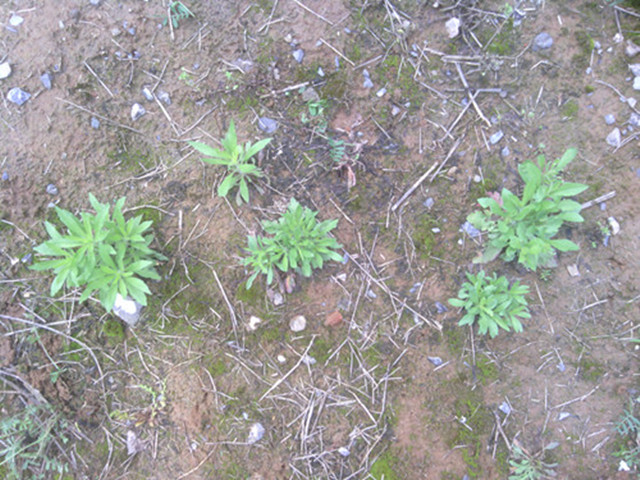
//> input picture Ta.jpg, 640 x 480 px
$ ./ZhaCao   (built with g++ and OpenCV 4)
//> lines starting //> are read from the running program, lines starting //| are printed output that depends on the picture; after the words box and inside, x2 and y2 are one past the last pixel; in counts of white or black regions, pixels touching at a corner belong together
### Fenge.h
#if !defined COLORDETECT
#define COLORDETECT

#include <opencv2/core/core.hpp>

class ColorDetector {

private:

	int minDist;

	cv::Vec3b target;

	cv::Mat result;

	cv::Mat converted;

	int getDistance(const cv::Vec3b& color) const {

		return abs(color[0] - target[0]) +
			abs(color[1] - target[1]) +
			abs(color[2] - target[2]);
	}

public:

	ColorDetector() : minDist(100) { target[0] = target[1] = target[2] = 0; }

	// [12 lines left out: functions setColorDistanceThreshold, getColorDistanceThreshold, not called in this run]

	void setTargetColor(unsigned char red,
		unsigned char green,
		unsigned char blue)
	{

		target[2] = red;
		target[1] = green;
		target[0] = blue;

	}

	// [9 lines left out: functions setTargetColor, getTargetColor, not called in this run]


	cv::Mat process(const cv::Mat &image)
	{
		result.create(image.rows, image.cols, CV_8U);

		cv::Mat_<cv::Vec3b>::const_iterator it = image.begin<cv::Vec3b>();
		cv::Mat_<cv::Vec3b>::const_iterator itend = image.end<cv::Vec3b>();
		cv::Mat_<uchar>::iterator itout = result.begin<uchar>();

		for (; it != itend; ++it, ++itout)
		{
			if (getDistance(*it) < minDist)
			{
				*itout = 255;
			}
			else
			{
				*itout = 0;
			}
		}
		return result;
	}
};

#endif

### ZhaCao.cpp
#include <iostream>
using namespace std;

#include <stdio.h>
#include <vector>
#include "cv.h"
#include "highgui.h"
#include <opencv2/core/core.hpp>
#include <opencv2/highgui/highgui.hpp>
#include <opencv2\imgproc\imgproc.hpp>

#include "Fenge.h"

int  main()
{
	//阈值分割
	ColorDetector cdetect;

	cv::Mat image = cv::imread("Ta.jpg");
//> image is the input picture: 480 rows x 640 cols, CV_8UC3; mean B, G, R 150.5, 154.7, 154.7

	cv::namedWindow("show");
	cv::imshow("show", image);

	cdetect.setTargetColor(-149, 218, -73);

	cv::namedWindow("fenge result");
	cv::imshow("fenge result", cdetect.process(image));
//> after the loop in process, `for (; it != itend; ++it, ++itout)`:
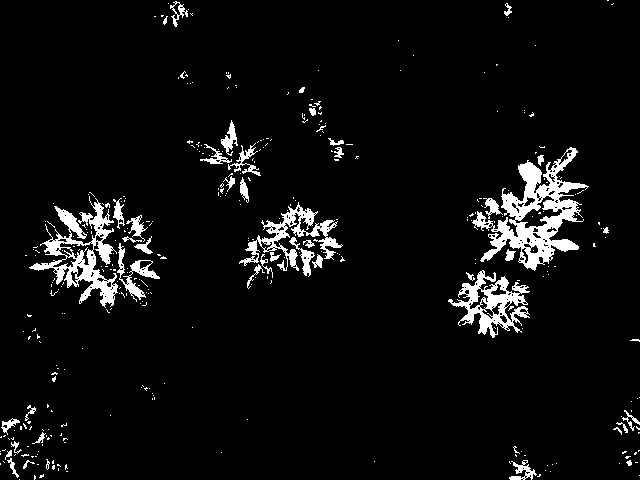
//> result: 480 rows x 640 cols, CV_8UC1; 5.6% white; 351 white regions (305 under 20 px), largest, box (x1, y1, x2, y2) and area: (472, 147, 589, 271) 4812, (29, 196, 118, 308) 3074, (448, 270, 530, 338) 2106
	cv::imwrite("fenge.jpg", cdetect.process(image));

	//中值滤波
	cv::Mat image2 = cdetect.process(image);;

	cv::Mat lbresult;
	cv::medianBlur(image2, lbresult, 7);
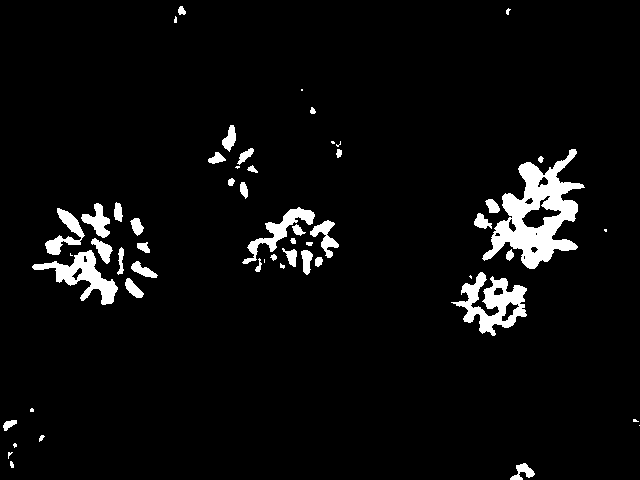
//> lbresult: 480 rows x 640 cols, CV_8UC1; 4.8% white; 55 white regions (15 under 20 px), largest, box (x1, y1, x2, y2) and area: (482, 149, 585, 269) 4985, (451, 272, 527, 336) 2124, (32, 250, 118, 305) 1588

	cv::namedWindow("Median Image");
	cv::imshow("Median Image", lbresult);
	cv::imwrite("Median.jpg", lbresult);

	//形态学处理
	cv::Mat image3 = lbresult;

	cv::Mat element3(3, 3, CV_8U, cv::Scalar(1));
	cv::Mat opened;
	cv::morphologyEx(image3, opened, cv::MORPH_OPEN, element3);
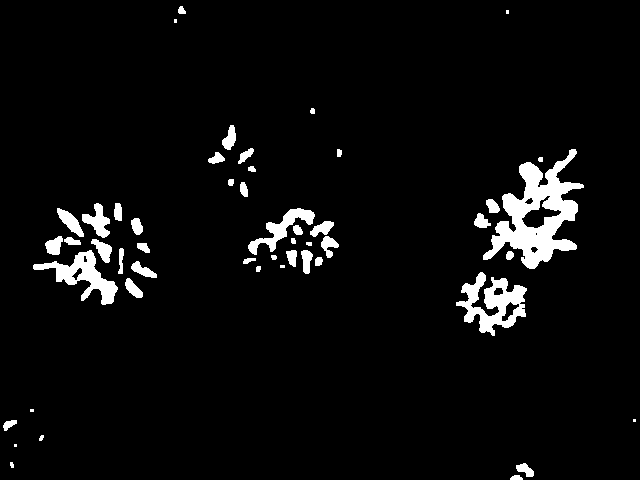
//> opened: 480 rows x 640 cols, CV_8UC1; 4.7% white; 50 white regions (6 under 20 px), largest, box (x1, y1, x2, y2) and area: (483, 149, 584, 269) 4920, (456, 272, 527, 336) 2092, (33, 250, 118, 305) 1574

	cv::namedWindow("Opened Image");
	cv::imshow("Opened Image", opened);
	cv::imwrite("open.jpg", opened);


	//边缘检测与提取
	cv::Mat image4 = opened;

	cv::Mat bianyuan;
	cv::Canny(image4, bianyuan, 10, 255);
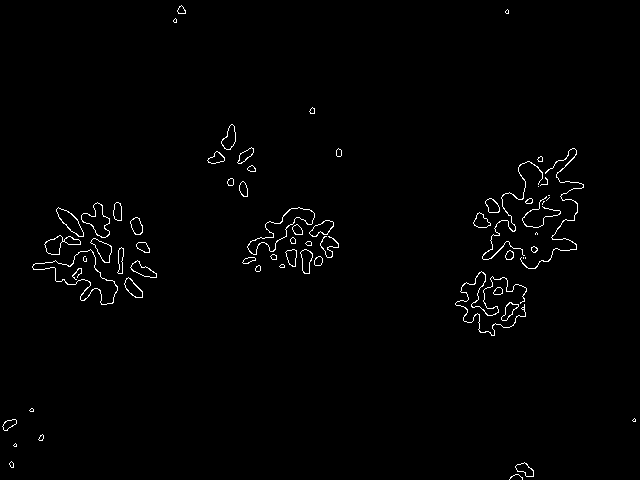
//> bianyuan: 480 rows x 640 cols, CV_8UC1; 1.2% white in thin lines or dots

	cv::namedWindow("canny Image");
	cv::imshow("canny Image", bianyuan);
	cv::imwrite("bianyuan.jpg", bianyuan);


	//矩形与质心
	cv::Mat image5 = cv::imread("bianyuan.jpg", 0);
//> image5: 480 rows x 640 cols, CV_8UC1; min 0, max 255, mean 3.1

	std::vector<std::vector<cv::Point>> contours;
	cv::findContours(image5,
		contours,
		CV_RETR_EXTERNAL,
		CV_CHAIN_APPROX_NONE);
//> contours = 269 contours, 252 with area under 20; largest, box (x1, y1, x2, y2) and area: (472, 144, 584, 272) 7482, (32, 200, 160, 312) 6372, (240, 207, 340, 280) 3906, (451, 267, 528, 336) 3068, (203, 120, 256, 200) 1099

	std::cout << "Contours: " << contours.size() << std::endl;
//| Contours: 269
	std::vector<std::vector<cv::Point>>::const_iterator itContours = contours.begin();
	for (; itContours != contours.end(); ++itContours) {

		std::cout << "Size: " << itContours->size() << std::endl;
	}
//> this loop made 269 passes
//| Size: 1
//| Size: 1
//| Size: 1
//| Size: 3
//| Size: 2
//| Size: 1
//| Size: 10
//| Size: 1
//> (output is shown up to pass 8 of 269)

	int cmin = 250;
	int number = 0;
	std::vector<std::vector<cv::Point>>::const_iterator itc = contours.begin();
	while (itc != contours.end()) {

		if (itc->size() < cmin)
		{
			itc = contours.erase(itc);
		}
		else
		{
			++itc, number++;
		}
	}
//> after the loop, contours = 5 contours; box (x1, y1, x2, y2) and area: (472, 144, 584, 272) 7482, (32, 200, 160, 312) 6372, (240, 207, 340, 280) 3906, (451, 267, 528, 336) 3068, (203, 120, 256, 200) 1099; number = 5
	std::cout << "contours number: " << number << std::endl;
//| contours number: 5

	cv::Mat result = bianyuan;
	result.setTo(cv::Scalar(0));
//> result: 480 rows x 640 cols, CV_8UC1; 1.19% of pixels changed, all inside (x1, y1, x2, y2) = (2, 5, 636, 480)
	cv::drawContours(result, contours,
		-1,
		cv::Scalar(255),
		1);
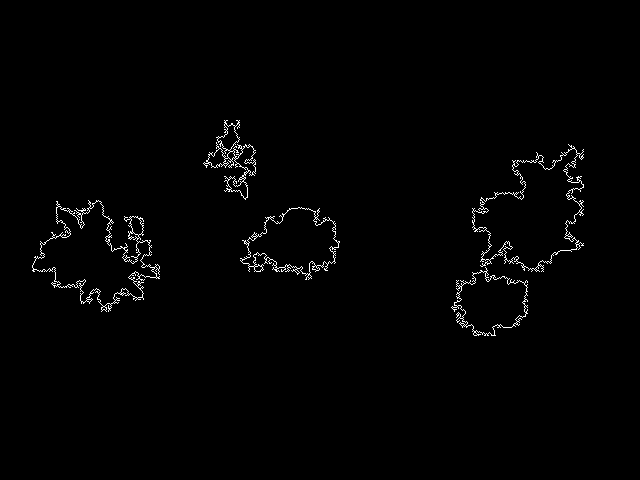
//> result: 480 rows x 640 cols, CV_8UC1; 1.2% white in thin lines or dots, all inside (x1, y1, x2, y2) = (32, 120, 584, 336)

	cv::namedWindow("descriptors");
	cv::imshow("descriptors", result);

	int i = 0;
	for (; i < number; i++)
	{
		cv::Rect ri = cv::boundingRect(cv::Mat(contours[i]));
		cv::rectangle(result, ri, cv::Scalar(255), 1);
	}
//> this loop made 5 passes
//> ri on passes 1 to 5: Rect(451, 267, 77, 69), Rect(240, 207, 100, 73), Rect(32, 200, 128, 112), Rect(472, 144, 112, 128), Rect(203, 120, 53, 80)
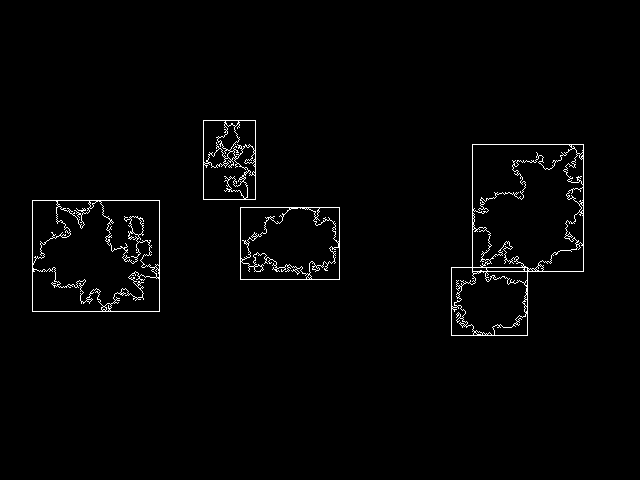
//> result: 480 rows x 640 cols, CV_8UC1; 1.7% white in thin lines or dots, all inside (x1, y1, x2, y2) = (32, 120, 584, 336)
//> after the loop, i = 5

	double a[2][100];

	int j = 0;
	itc = contours.begin();
	while (itc != contours.end()) {
		j++;
		cv::Moments mom = cv::moments(cv::Mat(*itc++));

		cv::circle(result,
			cv::Point(mom.m10 / mom.m00, mom.m01 / mom.m00),
			2, cv::Scalar(255), 2);
		std::cout << "Image Point" << j << " U: " <<
			(mom.m10 / mom.m00) << "  V: " << (mom.m01 / mom.m00) << std::endl;
		a[0][j] = mom.m10 / mom.m00; a[1][j] = mom.m01 / mom.m00;
	}
//> this loop made 5 passes
//| Image Point1 U: 491.259  V: 302.77
//| Image Point2 U: 294.66  V: 241.452
//| Image Point3 U: 93.1294  V: 256.645
//| Image Point4 U: 532.298  V: 213.908
//| Image Point5 U: 233.451  V: 157.967
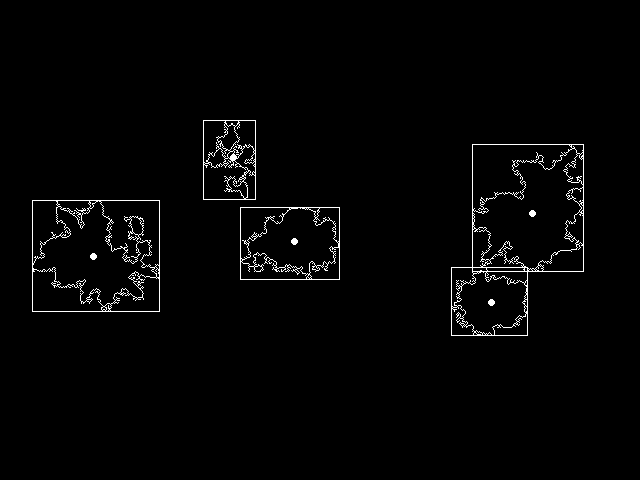
//> result: 480 rows x 640 cols, CV_8UC1; 1.8% white in thin lines or dots, all inside (x1, y1, x2, y2) = (32, 120, 584, 336)
//> after the loop, j = 5

	cv::namedWindow("Some Shape descriptors");
	cv::imshow("Some Shape descriptors", result);
	cv::imwrite("weizhi.jpg", result);


	//坐标转换
	std::cout << "Space Point : " << std::endl;
	for (j = 0; j < number; j++)
	{

		double W = 640, H = 480, px = 100, py = 80;
		double X, Y, U, V, x, y;
		double d = 80, f = 0.5, Uo = W / 2, Vo = H / 2;

		U = a[0][j + 1];
		V = a[1][j + 1];

		x = (U - Uo);
		y = (V - Vo);

		X = 100 * U / W - px / 2;
		Y = 80 * V / H - py / 2;

		std::cout << "x  Point" << j + 1 << " x: " << x << "  y: " << y << std::endl;
		std::cout << "WPoint " << j + 1 << " X: " << X << std::endl;
		std::cout << "        " << " Y: " << Y << std::endl;

	}
//> this loop made 5 passes
//> (U, V, x, y, X, Y) on passes 1 to 5: (491.3, 302.8, 171.3, 62.77, 26.76, 10.46), (294.7, 241.5, -25.34, 1.45, -3.96, 0.242), (93.13, 256.6, -226.9, 16.64, -35.45, 2.77), (532.3, 213.9, 212.3, -26.09, 33.17, -4.35), (233.5, 158, -86.55, -82.03, -13.52, -13.67)
//| x  Point1 x: 171.259  y: 62.7701
//| WPoint 1 X: 26.7593
//|          Y: 10.4617
//| x  Point2 x: -25.34  y: 1.45249
//> (the first 4 of 15 printed lines)

	cv::waitKey();
	return 0;
}
